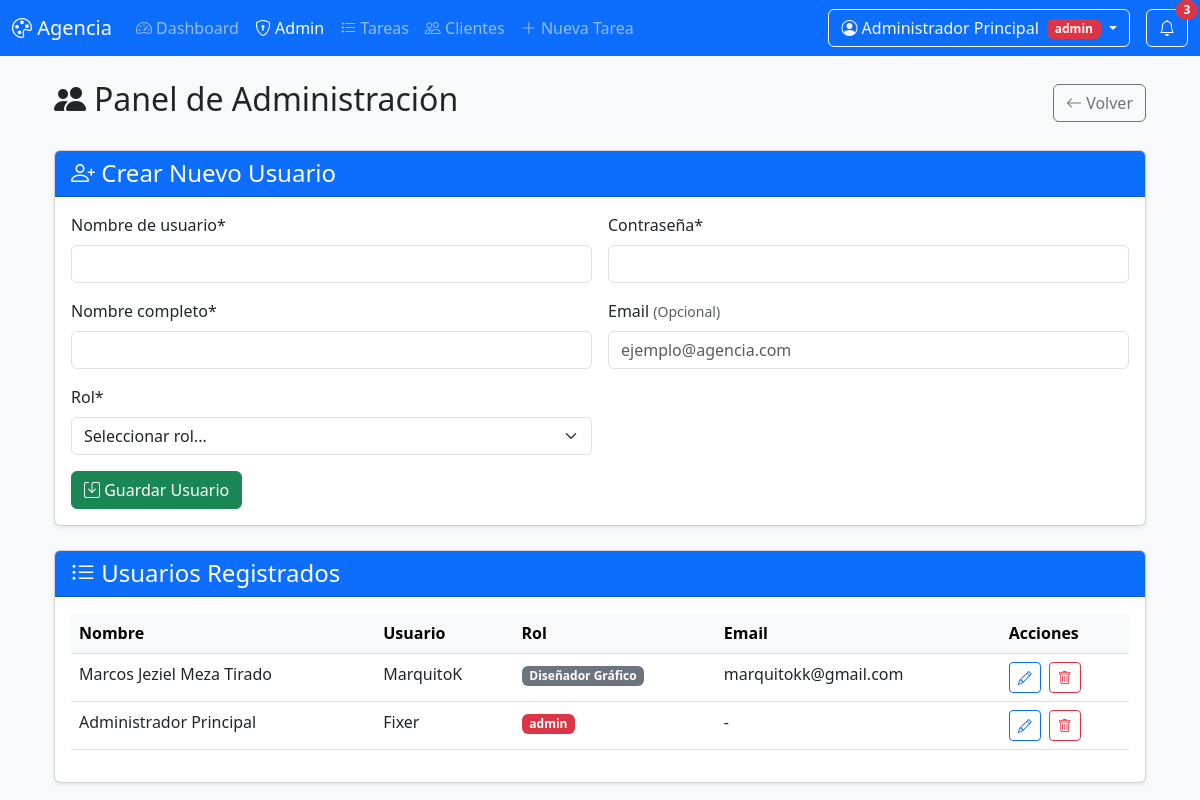
/admin/usuarios (signed in), run on the app's committed database.
### models.py (models this page shows)
class Usuario(db.Model, UserMixin):
    __tablename__ = 'usuario'
    id = db.Column(db.Integer, primary_key=True)
    username = db.Column(db.String(80), unique=True, nullable=False)
    password_hash = db.Column(db.String(128))
    rol = db.Column(db.String(50))  # admin, jefazo, diseñador, etc.
    nombre_completo = db.Column(db.String(100))
    email = db.Column(db.String(120), unique=True, nullable=True)
    activo = db.Column(db.Boolean, default=True)
    fecha_creacion = db.Column(db.DateTime, default=datetime.utcnow)
    tareas_asignadas = db.relationship('Tarea', backref='asignado_a_rel', foreign_keys='Tarea.asignado_a')

### app.py (the view, shortened to what this page needs)
@app.route('/admin/usuarios', methods=['GET', 'POST'])
def admin_usuarios():
    if 'user_id' not in session:
        return redirect(url_for('login'))
    user = Usuario.query.get(session['user_id'])
    if not user or user.rol != 'admin':
        flash('Acceso restringido a administradores', 'error')
        return redirect(url_for('dashboard'))
    roles_disponibles = [
        'admin',
        'jefazo',
        'Artista 3D',
        'Artista 2D',
        'Diseñador Gráfico',
        'Editor',
        'Community Manager'
    ]
    usuarios = Usuario.query.order_by(Usuario.rol, Usuario.nombre_completo).all()
    return render_template(
        'admin_usuarios.html',
        usuarios=usuarios,
        roles=roles_disponibles
    )

### app.py (called while the page is built)
@app.context_processor
def inject_user():
    if 'user_id' in session:
        user = Usuario.query.get(session['user_id'])
        return {'current_user': user}
    return {'current_user': None}

@app.before_request
def require_login():
    allowed_routes = ['login', 'static']
    if request.endpoint not in allowed_routes and 'user_id' not in session:
        return redirect(url_for('login'))

@app.before_request
def require_login():
    allowed_routes = ['login', 'static']  # Añade aquí cualquier ruta pública
    if request.endpoint not in allowed_routes and 'user_id' not in session:
        return redirect(url_for('login'))

@app.context_processor
def inject_common_vars():
    def contar_notificaciones(user_id):
        if not user_id:
            return 0
        return Notificacion.query.filter_by(
            usuario_id=user_id,
            leida=False
        ).count()
    common = {
        'datetime': datetime,
        'now': datetime.now(),
        'contar_notificaciones_no_leidas': contar_notificaciones
    }
    return common

### templates/admin_usuarios.html (shortened to what this page needs)
{% extends "base.html" %}
{% block content %}
<div class="container mt-4">
    <div class="d-flex justify-content-between align-items-center mb-4">
        <h2><i class="bi bi-people-fill me-2"></i>Panel de Administración</h2>
        <a href="{{ url_for('dashboard') }}" class="btn btn-outline-secondary">
            <i class="bi bi-arrow-left"></i> Volver
        </a>
    </div>
    <div class="card shadow-sm mb-4">
        <div class="card-header bg-primary text-white">
            <h4 class="mb-0"><i class="bi bi-person-plus"></i> Crear Nuevo Usuario</h4>
        </div>
        <div class="card-body">
            <form method="POST" class="row g-3">
                <div class="col-md-6">
                    <label class="form-label">Nombre de usuario*</label>
                    <input type="text" class="form-control" name="username" required>
                </div>
                <div class="col-md-6">
                    <label class="form-label">Contraseña*</label>
                    <input type="password" class="form-control" name="password" required>
                </div>
                <div class="col-md-6">
                    <label class="form-label">Nombre completo*</label>
                    <input type="text" class="form-control" name="nombre_completo" required>
                </div>
                <div class="col-md-6">
                    <label class="form-label">Email <small class="text-muted">(Opcional)</small></label>
                    <input type="email" class="form-control" name="email" placeholder="ejemplo@agencia.com">
                </div>
                <div class="col-md-6">
                    <label class="form-label">Rol*</label>
                    <select class="form-select" name="rol" required>
                        <option value="">Seleccionar rol...</option>
                    </select>
                </div>
                <div class="col-12">
                    <button type="submit" class="btn btn-success">
                        <i class="bi bi-save"></i> Guardar Usuario
                    </button>
                </div>
            </form>
        </div>
    </div>
    <div class="card shadow-sm">
        <div class="card-header bg-primary text-white">
            <h4 class="mb-0"><i class="bi bi-list-ul"></i> Usuarios Registrados</h4>
        </div>
        <div class="card-body">
            <div class="table-responsive">
                <table class="table table-hover">
                    <thead class="table-light">
                        <tr>
                            <th>Nombre</th>
                            <th>Usuario</th>
                            <th>Rol</th>
                            <th>Email</th>
                            <th>Acciones</th>
                        </tr>
                    </thead>
                    <tbody>
                        {% for usuario in usuarios %}
                        <tr>
                            <td>{{ usuario.nombre_completo }}</td>
                            <td>{{ usuario.username }}</td>
                            <td>
                                <span class="badge
                                    {% if usuario.rol == 'admin' %}bg-danger
                                    {% elif usuario.rol == 'jefazo' %}bg-warning
                                    {% else %}bg-secondary{% endif %}">
                                    {{ usuario.rol }}
                                </span>
                            </td>
                            <td>{{ usuario.email or '-' }}</td>
                            <td>
								<a href="{{ url_for('editar_usuario', id=usuario.id) }}" class="btn btn-sm btn-outline-primary">
									<i class="bi bi-pencil"></i>
								</a>
								<form action="{{ url_for('eliminar_usuario', id=usuario.id) }}" method="POST" class="d-inline ms-1">
									<button type="submit" class="btn btn-sm btn-outline-danger"
											onclick="return confirm('¿Estás seguro de eliminar este usuario?')">
										<i class="bi bi-trash"></i>
									</button>
								</form>
							</td>
                        </tr>
                        {% else %}
                        <tr>
                            <td colspan="5" class="text-center">No hay usuarios registrados</td>
                        </tr>
                        {% endfor %}
                    </tbody>
                </table>
            </div>
        </div>
    </div>
</div>
{% endblock %}

### templates/navbar.html (shortened to what this page needs)
<nav class="navbar navbar-expand-lg navbar-dark bg-primary mb-4">
    <div class="container-fluid">
        <a class="navbar-brand" href="{{ url_for('dashboard') }}">
            <i class="bi bi-palette"></i> Agencia
        </a>
        <div class="collapse navbar-collapse" id="navbarMain">
            <ul class="navbar-nav me-auto">
                <li class="nav-item">
                    <a class="nav-link {{ 'active' if request.endpoint == 'dashboard' }}"
                       href="{{ url_for('dashboard') }}">
                        <i class="bi bi-speedometer2"></i> Dashboard
                    </a>
                </li>
                {% if current_user and current_user.rol == 'admin' %}
                <li class="nav-item">
                    <a class="nav-link {{ 'active' if request.endpoint == 'admin_usuarios' }}"
                       href="{{ url_for('admin_usuarios') }}">
                        <i class="bi bi-shield-lock"></i> Admin
                    </a>
                </li>
                {% endif %}
                <li class="nav-item">
                    <a class="nav-link {{ 'active' if request.endpoint == 'tareas' }}"
                       href="{{ url_for('tareas') }}">
                        <i class="bi bi-list-task"></i> Tareas
                    </a>
                </li>
                <li class="nav-item">
                    <a class="nav-link {{ 'active' if request.endpoint == 'clientes' }}"
                       href="{{ url_for('clientes') }}">
                        <i class="bi bi-people"></i> Clientes
                    </a>
                </li>
				<li class="nav-item">
					<a class="nav-link {{ 'active' if request.endpoint == 'crear_tarea' }}"
					href="{{ url_for('crear_tarea') }}">
					<i class="bi bi-plus-lg"></i> Nueva Tarea
					</a>
				</li>
            </ul>
            <div class="d-flex">
                <div class="dropdown">
                    <button class="btn btn-outline-light dropdown-toggle" type="button"
                            data-bs-toggle="dropdown">
                        <i class="bi bi-person-circle"></i>
                        {% if current_user %}
                            {{ current_user.nombre_completo }}
                            <span class="badge bg-{% if current_user.rol == 'admin' %}danger{% elif current_user.rol == 'jefazo' %}warning{% else %}secondary{% endif %} ms-1">
                                {{ current_user.rol }}
                            </span>
                        {% else %}
                            Cuenta
                        {% endif %}
                    </button>
                </div>
				<div class="dropdown ms-3">
					<button class="btn btn-outline-light position-relative"
							type="button"
							id="dropdownNotificaciones"
							data-bs-toggle="dropdown"
							aria-expanded="false">
						<i class="bi bi-bell"></i>
						{% set num_notificaciones = contar_notificaciones_no_leidas(current_user.id if current_user else None) %}
						{% if num_notificaciones > 0 %}
						<span class="position-absolute top-0 start-100 translate-middle badge rounded-pill bg-danger">
							{{ num_notificaciones }}
						</span>
						{% endif %}
					</button>
				</div>
            </div>
        </div>
    </div>
</nav>

### templates/base.html (style rules this page uses)
body { background-color: #f8f9fa; }
.card { transition: transform 0.2s; }

### data on the page
Usuario: nombre_completo "Administrador Principal", rol "admin", username "Fixer", email "-"
Usuario: nombre_completo "Marcos Jeziel Meza Tirado", username "MarquitoK", rol "Diseñador Gráfico", email "marquitokk@gmail.com"

### other printed values
{{ num_notificaciones }} "3"
